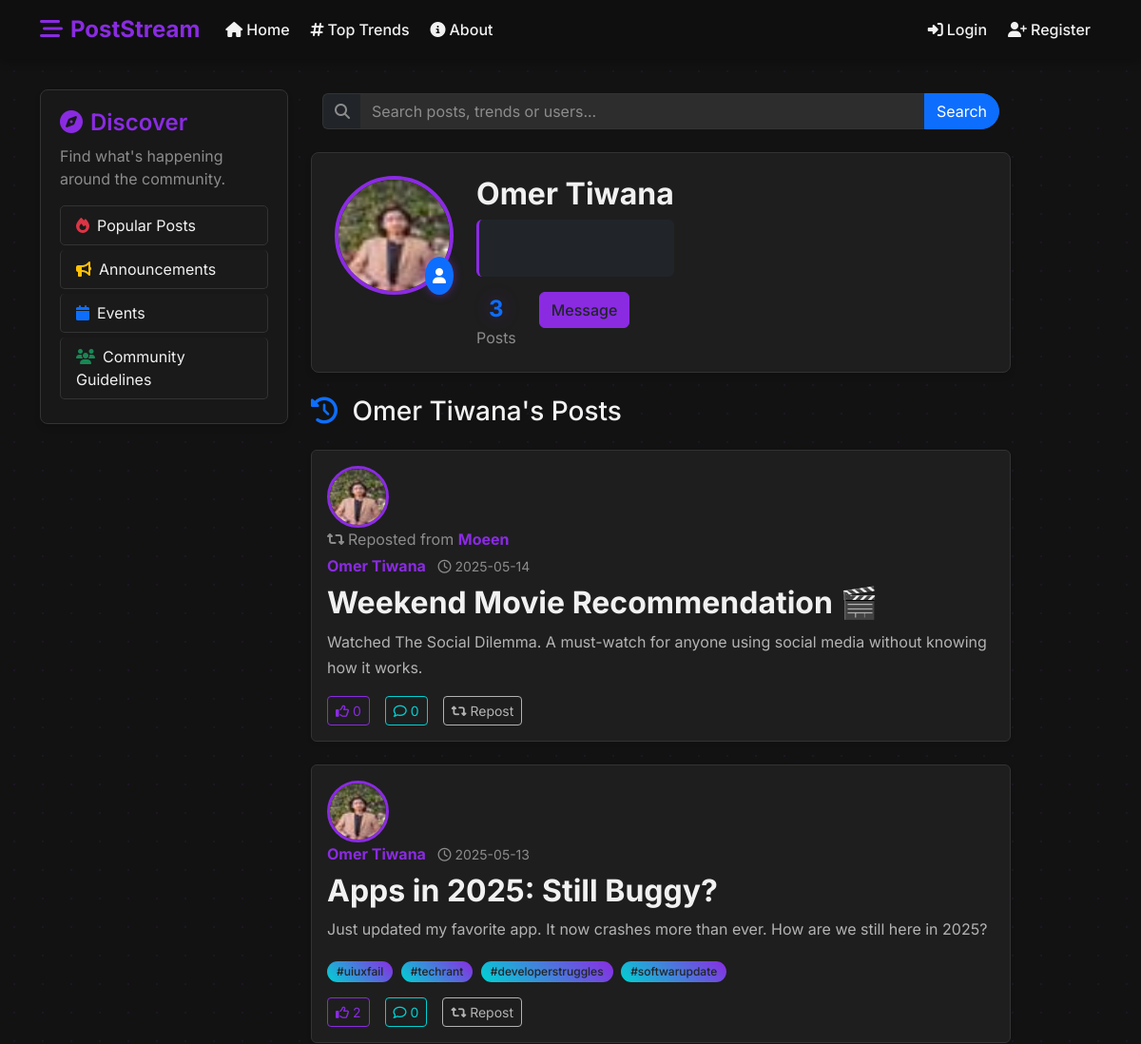
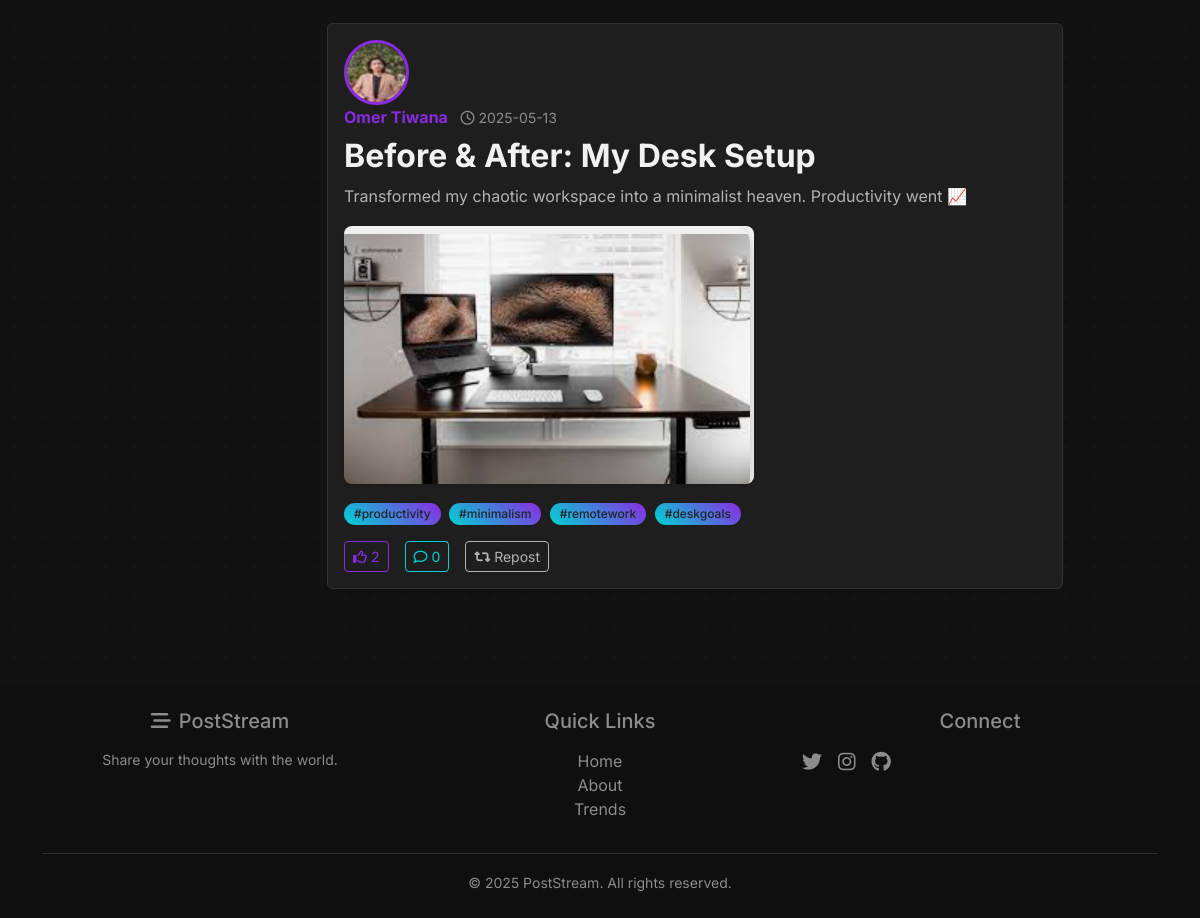
/user/Omer Tiwana, run on the app's committed database (2 pictures, top to bottom).
### flaskblog/models.py (models this page shows, shortened)
class User(db.Model,UserMixin):
    id = db.Column( db.Integer, primary_key=True )
    username = db.Column( db.String(20), nullable=False, unique=True)
    email = db.Column( db.String(120), nullable=False, unique=True)
    about = db.Column( db.String(500), nullable=True, default = ' ')
    image_file = db.Column( db.String(20), nullable=False, default='default.jpg')
    password = db.Column( db.String(60), nullable=False)
    is_confirmed = db.Column(db.Boolean, default=False)
    posts = db.relationship( 'Posts', backref='author', lazy=True ,  cascade="all, delete")
    liked = db.relationship('Posts', secondary=likes,backref=db.backref('likers', lazy='dynamic'), lazy='dynamic')

class Posts(db.Model):
    id = db.Column( db.Integer, primary_key=True )
    title = db.Column( db.String(100), nullable=False)
    date_posted = db.Column( db.DateTime, nullable=False, default=datetime.utcnow)
    content = db.Column( db.Text, nullable=False)
    attachment = db.Column( db.String(20))
    user_id = db.Column( db.Integer, db.ForeignKey('user.id'), nullable=False)
    trends = db.relationship('Trend', secondary=post_trend, back_populates='posts',passive_deletes=True)
    comments = db.relationship('Comment', backref='parent_post', lazy=True, cascade="all, delete-orphan")
    original_post_id = db.Column(db.Integer, db.ForeignKey('posts.id'), nullable=True)
    original_post = db.relationship('Posts', remote_side=[id], backref='reposts')
    @property
    def like_count(self):
        return self.likers.count()

class Trend(db.Model):
    id = db.Column(db.Integer, primary_key=True)
    name = db.Column(db.String(30), unique=True, nullable=False)
    posts = db.relationship('Posts', secondary=post_trend, back_populates='trends')

### flaskblog/routes.py (the view)
@app.route("/user/<string:username>")
def user_posts(username):
    user = User.query.filter_by(username=username).first_or_404()
    posts = Posts.query.filter_by(author=user).order_by(Posts.date_posted.desc()).all()
    form = EmptyForm()
    repost = EmptyForm()
    return render_template("user.html", posts=posts, form=form, user=user, repost=repost)

### flaskblog/forms.py
class EmptyForm(FlaskForm):
    pass

### flaskblog/templates/user.html (shortened to what this page needs)
{% extends "layout.html" %}
{% block content %}
<div class="container mt-1 mb-4">
  <form action="{{ url_for('search_results') }}" method="GET" class="d-flex">
    <div class="input-group">
      <span class="input-group-text bg-dark border-end-0">
        <i class="fas fa-search text-muted"></i>
      </span>
      <input class="form-control border-start-0" type="search" name="query" placeholder="Search posts, trends or users..." aria-label="Search" required>
      <button class="btn btn-primary" type="submit">Search</button>
    </div>
  </form>
</div>
<div class="content-section p-4 mb-4">
  <div class="d-flex flex-column flex-md-row align-items-center align-items-md-start">
    <div class="position-relative mb-3 mb-md-0 me-md-4">
      <img class="rounded-circle account-img" src="{{url_for('static', filename='profile_pics/' + user.image_file)}}" alt="Profile picture">
      <div class="position-absolute bottom-0 end-0 bg-primary rounded-circle p-2 profile-badge">
        <i class="fas fa-user text-white"></i>
      </div>
    </div>
    <div class="text-center text-md-start">
      <h2 class="mb-2 fw-bold">{{ user.username }}</h2>
      <div class="user-bio p-3 rounded bg-dark mb-3">
        <div class="post-content" style="white-space: pre-wrap; color: white;">{{ user.about | safe or "--" }}</div>
      </div>
      <div class="user-stats d-flex justify-content-center justify-content-md-start gap-4">
        <div class="text-center">
          <span class="d-block fw-bold text-primary fs-4">{{ posts|length }}</span>
          <span class="text-muted">Posts</span>
        </div>
        <div>
          {% if current_user.id != user.id %}
      <a href="{{ url_for('send_request', receiver_id=user.id) }}" class="btn btn-primaryy">Message</a>
  {% endif %}
  </div>
      </div>
    </div>
  </div>
</div>
<h3 class="mb-4"><i class="fas fa-history me-2 text-primary"></i> {{ user.username }}'s Posts</h3>
{% if posts %}
  {% for post in posts %}
      <article class="media content-section mb-4 p-3 border rounded shadow-sm">
          <img class="rounded-circle article-img" src="{{url_for('static', filename='profile_pics/' + post.author.image_file)}}" alt="Profile picture">
          <div class="media-body">
              <div class="article-metadata d-flex justify-content-between align-items-center mb-2">
                  <div>
                    {% if post.original_post %}
                      <p class="text-muted mb-1"><i class="fas fa-retweet me-1"></i>Reposted from <a class="fw-bold" href="{{ url_for('user_posts', username=post.original_post.author.username) }}">{{ post.original_post.author.username }}</a></p>
                    {% endif %}
                      <a class="fw-bold text-decoration-none d-inline-block me-2" href="{{url_for('user_posts', username=post.author.username)}}">{{ post.author.username }}</a>
                      <small class="text-muted"><i class="far fa-clock me-1"></i>{{ post.date_posted.strftime('%Y-%m-%d') }}</small>
                  </div>
              </div>
              <h2><a class="article-title text-decoration-none fw-bold" href="{{url_for('post', post_id=post.id)}}">{{ post.title }}</a></h2>
              <div class="text-break">
                {% if post.content|length > 300 %}
                <div class="post-content" style="white-space: pre-wrap;">{{ post.content[:300] | safe }}<span class="fade">...</span> <a href="{{ url_for('post', post_id=post.id) }}" class="btn btn-sm btn-outline-primary mt-2">Read more</a></div>
                {% else %}
                <div class="post-content" style="white-space: pre-wrap;">{{ post.content | safe }}</div>
                {% endif %}
              </div>
              {% if post.attachment %}
                  {% set ext = post.attachment.split('.')[-1].lower() %}
                    {% if ext in ['jpg', 'jpeg', 'png', 'gif', 'webp'] %}
                      <div class="mt-3">
                        <img src="{{ url_for('static', filename='post_attachments/' + post.attachment) }}" class="post-image shadow-sm" alt="Post attachment">
                      </div>
                    {% endif %}
              {% endif %}
              {% if post.trends %}
              <div class="mt-3">
                {% for trend in post.trends %}
                  <a href="{{ url_for('trend_posts', name=trend.name) }}" class="badge bg-info text-dark me-1 text-decoration-none">#{{ trend.name }}</a>
                {% endfor %}
              </div>
              {% endif %}
              <div class="mt-3 d-flex gap-3">
                <form action="{{url_for('like', post_id=post.id)}}" method="POST" style="display: inline;">
                  <button class="btn btn-outline-primary btn-sm"><i class="far fa-thumbs-up me-1"></i>{{ post.like_count or 0 }}</button>
                </form>
                <a href="{{ url_for('post', post_id=post.id) }}" class="btn btn-outline-info btn-sm text-decoration-none">
                  <i class="far fa-comment me-1"></i>{{ post.comments|length }}
                </a>
                <form action="{{ url_for('repost', post_id=post.id) }}" method="POST">
                  <button class="btn btn-sm btn-outline-secondary" type="submit"><i class="fas fa-retweet me-1"></i>Repost</button>
                </form>
              </div>
          </div>
      </article>
  {% endfor %}
{% else %}
  <div class="alert alert-info">
    <i class="fas fa-info-circle me-2"></i>This user hasn't posted anything yet.
  </div>
{% endif %}
{% endblock content %}

### flaskblog/templates/layout.html (shortened to what this page needs)
<!DOCTYPE html>
<html lang="en">
<head>
    <link rel="stylesheet" href="https://cdn.jsdelivr.net/npm/bootstrap@5.3.3/dist/css/bootstrap.min.css">
    <link rel="stylesheet" href="https://cdnjs.cloudflare.com/ajax/libs/font-awesome/6.4.0/css/all.min.css">
    <link rel="stylesheet" type="text/css" href="{{ url_for('static' , filename='main.css') }}">
</head>
<body>
  <header class="site-header">
    <nav class="navbar navbar-expand-md navbar-dark bg-steel fixed-top">
        <div class="container">
            <a class="navbar-brand" href="/"><i class="fas fa-stream me-2"></i>PostStream</a>
            <div class="collapse navbar-collapse" id="navbarToggle">
                <div class="navbar-nav">
                    <a class="nav-item nav-link" href="{{url_for('home')}}"><i class="fas fa-home me-1"></i>Home</a>
                    <a class="nav-item nav-link" href="{{url_for('trends')}}"><i class="fas fa-hashtag me-1"></i>Top Trends</a>
                    <a class="nav-item nav-link" href="{{url_for('about')}}"><i class="fas fa-info-circle me-1"></i>About</a>
                </div>
                <div class="navbar-nav ms-auto">
                  {% if current_user.is_authenticated %}
                  <a class="nav-item nav-link" href="{{url_for('account')}}"><i class="fas fa-user me-1"></i>Account</a>
                  <a class="nav-item nav-link" href="{{url_for('logout')}}"><i class="fas fa-sign-out-alt me-1"></i>Logout</a>
                    <a class="btn btn-primary" href="{{ url_for('messages_dashboard') }}">
                      <i class="bi bi-chat-dots"></i> Messages
                      {% if has_new_message %}
        <span class="dot"></span>
    {% endif %}
                    </a>
                  {% else %}
                    <a class="nav-item nav-link" href="{{url_for('login')}}"><i class="fas fa-sign-in-alt me-1"></i>Login</a>
                    <a class="nav-item nav-link" href="{{url_for('register')}}"><i class="fas fa-user-plus me-1"></i>Register</a>
                  {% endif %}
                </div>
            </div>
        </div>
    </nav>
</header>
    <main role="main" class="container py-4">
        <div class="row">
          <div class="col-md-3 hide-on-small" >
            <div class="content-section sidebar" >
              <h3><i class="fas fa-compass me-2"></i>Discover</h3>
              <p class='text-muted'>Find what's happening around the community.</p>
                <ul class="list-group mt-3">
                  <li class="list-group-item"><i class="fas fa-fire me-2 text-danger"></i>Popular Posts</li>
                  <li class="list-group-item"><i class="fas fa-bullhorn me-2 text-warning"></i>Announcements</li>
                  <li class="list-group-item"><i class="fas fa-calendar me-2 text-primary"></i>Events</li>
                  <li class="list-group-item"><i class="fas fa-users me-2 text-success"></i>Community Guidelines</li>
                </ul>
            </div>
          </div>
          <div class="col-md-8">
            {% block content %}{% endblock %}
          </div>
        </div>
    </main>
    <footer class="text-center text-muted py-4 mt-5">
      <div class="container">
        <div class="row">
          <div class="col-md-4 mb-3 mb-md-0">
            <h5 class="mb-3"><i class="fas fa-stream me-2"></i>PostStream</h5>
            <p class="small">Share your thoughts with the world.</p>
          </div>
          <div class="col-md-4 mb-3 mb-md-0">
            <h5 class="mb-3">Quick Links</h5>
            <ul class="list-unstyled">
              <li><a href="{{ url_for('home') }}" class="text-muted">Home</a></li>
              <li><a href="{{ url_for('about') }}" class="text-muted">About</a></li>
              <li><a href="{{ url_for('trends') }}" class="text-muted">Trends</a></li>
            </ul>
          </div>
          <div class="col-md-4">
            <h5 class="mb-3">Connect</h5>
            <div class="d-flex justify-content-center justify-content-md-start">
              <a href="#" class="me-3 text-muted"><i class="fab fa-twitter fa-lg"></i></a>
              <a href="#" class="me-3 text-muted"><i class="fab fa-instagram fa-lg"></i></a>
              <a href="#" class="text-muted"><i class="fab fa-github fa-lg"></i></a>
            </div>
          </div>
        </div>
        <hr class="my-3" style="background-color: #333;">
        <small>&copy; 2025 PostStream. All rights reserved.</small>
      </div>
    </footer>
</body>
</html>

### flaskblog/static/main.css (style rules this page uses)
:root { --dark-bg: #121212; --dark-card: #1e1e1e; --dark-input: #2d2d2d; --accent-primary: #8a2be2; --accent-secondary: #5f27cd; --accent-info: #00d2d3; --accent-success: #00b894; --accent-warning: #fdcb6e; --accent-danger: #ff6b6b; --text-primary: #f1f1f1; --text-secondary: #b3b3b3; --text-muted: #8c8c8c; --border-color: #333333; }
body { background-color: var(--dark-bg); color: var(--text-primary); font-family: 'Inter', -apple-system, BlinkMacSystemFont, 'Segoe UI', Roboto, Oxygen, Ubuntu, sans-serif; }
.bg-steel { background-color: #0f0f0f !important; box-shadow: 0 2px 10px rgba(0, 0, 0, 0.3); }
.navbar-brand { font-weight: 700; font-size: 1.5rem; color: var(--accent-primary) !important; }
.navbar-dark .navbar-nav .nav-link { color: var(--text-primary); margin: 0 3px; font-weight: 500; transition: all 0.2s ease; }
.content-section { background-color: var(--dark-card); border-radius: 8px; padding: 20px; border: 1px solid var(--border-color); margin-bottom: 20px; box-shadow: 0 4px 6px rgba(0, 0, 0, 0.1); transition: transform 0.2s ease, box-shadow 0.2s ease; }
.form-control { background-color: var(--dark-input); border: 1px solid var(--border-color); color: var(--text-primary); }
.form-control::placeholder { color: var(--text-muted); }
.input-group-text { background-color: var(--dark-input); border-color: var(--border-color); color: var(--text-muted); }
.btn-primaryy { background-color: var(--accent-primary); border-color: var(--accent-primary); font-weight: 500; }
.btn-outline-primary { color: var(--accent-primary); border-color: var(--accent-primary); }
.btn-outline-info { color: var(--accent-info); border-color: var(--accent-info); }
.btn-outline-secondary { color: var(--text-secondary); border-color: var(--text-secondary); }
a { color: var(--accent-primary); text-decoration: none; transition: all 0.2s ease; }
.text-muted { color: var(--text-muted) !important; }
.site-header { margin-bottom: 70px; }
.media { background-color: var(--dark-card); border-color: var(--border-color) !important; }
.article-title { color: var(--text-primary); }
.article-img { height: 65px; width: 65px; margin-right: 16px; border: 3px solid var(--accent-primary); }
.post-image { border-radius: 8px; max-width: 100%; }
.sidebar { background-color: #181818; border-radius: 8px; padding: 20px; }
.sidebar h3 { color: var(--accent-primary); font-size: 1.5rem; font-weight: 600; }
.sidebar .list-group-item { background-color: #1a1a1a; border-color: #333; color: var(--text-primary); margin-bottom: 5px; border-radius: 5px; transition: all 0.2s ease; }
.badge { font-weight: 500; padding: 5px 10px; border-radius: 20px; }
.bg-info { background-color: var(--accent-info) !important; }
.post-content { line-height: 1.7; color: var(--text-secondary); }
footer { background-color: #0f0f0f !important; color: var(--text-muted); margin-top: 30px !important; }
.media { animation: fadeIn 0.3s ease-out; }
.badge.bg-info { background: linear-gradient(45deg, var(--accent-info), var(--accent-primary)) !important; transition: all 0.3s ease; }
.account-img { width: 125px; height: 125px; border: 4px solid var(--accent-primary); }
.input-group .form-control { border-radius: 20px 0 0 20px; }
.input-group .btn { border-radius: 0 20px 20px 0; }
body::before { content: ""; position: fixed; top: 0; left: 0; height: 100%; width: 100%; background-image: radial-gradient(rgba(138, 43, 226, 0.1) 1px, transparent 1px); background-size: 30px 30px; z-index: -1; }
.btn-outline-primary, .btn-outline-info, .btn-outline-secondary { transition: all 0.2s ease; }
.profile-badge { box-shadow: 0 0 10px rgba(138, 43, 226, 0.5); }
.user-bio { border-left: 3px solid var(--accent-primary); }
.user-stats .fw-bold { text-shadow: 0 0 20px rgba(138, 43, 226, 0.3); }
.input-group .form-control { transition: all 0.3s ease; }

### data on the page
User: image_file (picture), username "Omer Tiwana"
Posts: image_file (picture), original_post.author.username "Moeen", author.username "Omer Tiwana", date_posted "2025-05-14", title "Weekend Movie Recommendation 🎬", content "Watched The Social Dilemma. A must-watch for anyone using social media without knowing how it works.", like_count "0", comments|length "0"
Posts: image_file (picture), author.username "Omer Tiwana", date_posted "2025-05-13", title "Apps in 2025: Still Buggy?", content "Just updated my favorite app. It now crashes more than ever. How are we still here in 2025?", like_count "2", comments|length "0"
Trend: name "uiuxfail"
Trend: name "techrant"
Trend: name "developerstruggles"
Trend: name "softwarupdate"
Posts: image_file (picture), author.username "Omer Tiwana", date_posted "2025-05-13", title "Before & After: My Desk Setup", content "Transformed my chaotic workspace into a minimalist heaven. Productivity went 📈", attachment (picture), like_count "2", comments|length "0"
Trend: name "productivity"
Trend: name "minimalism"
Trend: name "remotework"
Trend: name "deskgoals"

### other printed values
{{ posts|length }} "3"
